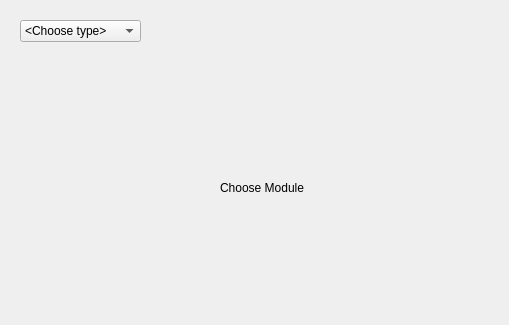
<?xml version="1.0" encoding="UTF-8"?>
<ui version="4.0">
 <class>cpdlcrequests</class>
 <widget class="QDialog" name="cpdlcrequests">
  <property name="geometry">
   <rect>
    <x>0</x>
    <y>0</y>
    <width>509</width>
    <height>325</height>
   </rect>
  </property>
  <property name="windowTitle">
   <string>Dialog</string>
  </property>
  <widget class="QComboBox" name="comboBox">
   <property name="geometry">
    <rect>
     <x>20</x>
     <y>20</y>
     <width>121</width>
     <height>22</height>
    </rect>
   </property>
   <item>
    <property name="text">
     <string>&lt;Choose type&gt;</string>
    </property>
   </item>
   <item>
    <property name="text">
     <string>Climb</string>
    </property>
   </item>
   <item>
    <property name="text">
     <string>Free</string>
    </property>
   </item>
   <item>
    <property name="text">
     <string>Offset</string>
    </property>
   </item>
   <item>
    <property name="text">
     <string>Speed</string>
    </property>
   </item>
   <item>
    <property name="text">
     <string>Voice contact</string>
    </property>
   </item>
   <item>
    <property name="text">
     <string>Route modification</string>
    </property>
   </item>
   <item>
    <property name="text">
     <string>Negotiation</string>
    </property>
   </item>
   <item>
    <property name="text">
     <string>Aditional Messages</string>
    </property>
   </item>
   <item>
    <property name="text">
     <string>Descent</string>
    </property>
   </item>
  </widget>
  <widget class="QStackedWidget" name="stackedWidget">
   <property name="geometry">
    <rect>
     <x>0</x>
     <y>50</y>
     <width>511</width>
     <height>281</height>
    </rect>
   </property>
   <property name="currentIndex">
    <number>0</number>
   </property>
   <widget class="QWidget" name="blank">
    <widget class="QLabel" name="label_23">
     <property name="geometry">
      <rect>
       <x>220</x>
       <y>130</y>
       <width>101</width>
       <height>16</height>
      </rect>
     </property>
     <property name="text">
      <string>Choose Module</string>
     </property>
    </widget>
   </widget>
   <widget class="QWidget" name="Climb">
    <widget class="QLabel" name="label">
     <property name="geometry">
      <rect>
       <x>20</x>
       <y>20</y>
       <width>131</width>
       <height>16</height>
      </rect>
     </property>
     <property name="text">
      <string>REQUEST CLIMB TO</string>
     </property>
    </widget>
    <widget class="QLineEdit" name="climbToLine">
     <property name="geometry">
      <rect>
       <x>140</x>
       <y>20</y>
       <width>41</width>
       <height>20</height>
      </rect>
     </property>
    </widget>
    <widget class="QPushButton" name="climbToSend">
     <property name="geometry">
      <rect>
       <x>210</x>
       <y>17</y>
       <width>41</width>
       <height>31</height>
      </rect>
     </property>
     <property name="text">
      <string>Send</string>
     </property>
    </widget>
    <widget class="QLabel" name="label_2">
     <property name="geometry">
      <rect>
       <x>20</x>
       <y>50</y>
       <width>37</width>
       <height>21</height>
      </rect>
     </property>
     <property name="text">
      <string>AT</string>
     </property>
    </widget>
    <widget class="QLineEdit" name="atClimbWay">
     <property name="geometry">
      <rect>
       <x>50</x>
       <y>50</y>
       <width>61</width>
       <height>20</height>
      </rect>
     </property>
    </widget>
    <widget class="QLabel" name="label_3">
     <property name="geometry">
      <rect>
       <x>130</x>
       <y>50</y>
       <width>111</width>
       <height>21</height>
      </rect>
     </property>
     <property name="text">
      <string>REQUEST CLIMB TO</string>
     </property>
    </widget>
    <widget class="QLineEdit" name="atClimbAlt">
     <property name="geometry">
      <rect>
       <x>250</x>
       <y>50</y>
       <width>31</width>
       <height>20</height>
      </rect>
     </property>
    </widget>
    <widget class="QPushButton" name="atClimbPB">
     <property name="geometry">
      <rect>
       <x>310</x>
       <y>47</y>
       <width>41</width>
       <height>31</height>
      </rect>
     </property>
     <property name="text">
      <string>Send</string>
     </property>
    </widget>
   </widget>
   <widget class="QWidget" name="Free">
    <widget class="QTextEdit" name="freeTextEdit">
     <property name="geometry">
      <rect>
       <x>30</x>
       <y>60</y>
       <width>471</width>
       <height>81</height>
      </rect>
     </property>
    </widget>
    <widget class="QLabel" name="label_7">
     <property name="geometry">
      <rect>
       <x>240</x>
       <y>40</y>
       <width>61</width>
       <height>16</height>
      </rect>
     </property>
     <property name="text">
      <string>Free Text</string>
     </property>
    </widget>
    <widget class="QPushButton" name="freePB">
     <property name="geometry">
      <rect>
       <x>240</x>
       <y>150</y>
       <width>41</width>
       <height>31</height>
      </rect>
     </property>
     <property name="text">
      <string>Send</string>
     </property>
    </widget>
   </widget>
   <widget class="QWidget" name="Offset">
    <widget class="QLabel" name="label_8">
     <property name="geometry">
      <rect>
       <x>20</x>
       <y>20</y>
       <width>111</width>
       <height>16</height>
      </rect>
     </property>
     <property name="text">
      <string>REQUEST OFFSET</string>
     </property>
    </widget>
    <widget class="QLineEdit" name="off1line1">
     <property name="geometry">
      <rect>
       <x>120</x>
       <y>20</y>
       <width>71</width>
       <height>16</height>
      </rect>
     </property>
     <property name="text">
      <string>[direction]</string>
     </property>
    </widget>
    <widget class="QLineEdit" name="off1line2">
     <property name="geometry">
      <rect>
       <x>190</x>
       <y>20</y>
       <width>71</width>
       <height>16</height>
      </rect>
     </property>
     <property name="text">
      <string>[distance]</string>
     </property>
    </widget>
    <widget class="QLabel" name="label_9">
     <property name="geometry">
      <rect>
       <x>280</x>
       <y>20</y>
       <width>81</width>
       <height>16</height>
      </rect>
     </property>
     <property name="text">
      <string>OF ROUTE</string>
     </property>
    </widget>
    <widget class="QLabel" name="label_10">
     <property name="geometry">
      <rect>
       <x>20</x>
       <y>50</y>
       <width>81</width>
       <height>16</height>
      </rect>
     </property>
     <property name="text">
      <string>AT</string>
     </property>
    </widget>
    <widget class="QLineEdit" name="off2line1">
     <property name="geometry">
      <rect>
       <x>40</x>
       <y>50</y>
       <width>41</width>
       <height>16</height>
      </rect>
     </property>
    </widget>
    <widget class="QLabel" name="label_11">
     <property name="geometry">
      <rect>
       <x>100</x>
       <y>50</y>
       <width>101</width>
       <height>16</height>
      </rect>
     </property>
     <property name="text">
      <string>REQUEST OFFSET</string>
     </property>
    </widget>
    <widget class="QLineEdit" name="off2Line2">
     <property name="geometry">
      <rect>
       <x>200</x>
       <y>50</y>
       <width>71</width>
       <height>16</height>
      </rect>
     </property>
     <property name="text">
      <string>[direction]</string>
     </property>
    </widget>
    <widget class="QLineEdit" name="off2line3">
     <property name="geometry">
      <rect>
       <x>270</x>
       <y>50</y>
       <width>71</width>
       <height>16</height>
      </rect>
     </property>
     <property name="text">
      <string>[distance]</string>
     </property>
    </widget>
    <widget class="QLabel" name="label_12">
     <property name="geometry">
      <rect>
       <x>350</x>
       <y>50</y>
       <width>81</width>
       <height>16</height>
      </rect>
     </property>
     <property name="text">
      <string>OF ROUTE</string>
     </property>
    </widget>
    <widget class="QPushButton" name="off1PB">
     <property name="geometry">
      <rect>
       <x>340</x>
       <y>20</y>
       <width>31</width>
       <height>18</height>
      </rect>
     </property>
     <property name="text">
      <string>Send</string>
     </property>
    </widget>
    <widget class="QPushButton" name="off2PB">
     <property name="geometry">
      <rect>
       <x>420</x>
       <y>50</y>
       <width>31</width>
       <height>18</height>
      </rect>
     </property>
     <property name="text">
      <string>Send</string>
     </property>
    </widget>
   </widget>
   <widget class="QWidget" name="Speed">
    <widget class="QLabel" name="label_14">
     <property name="geometry">
      <rect>
       <x>30</x>
       <y>30</y>
       <width>81</width>
       <height>16</height>
      </rect>
     </property>
     <property name="text">
      <string>REQUEST</string>
     </property>
    </widget>
    <widget class="QLineEdit" name="speedLine">
     <property name="geometry">
      <rect>
       <x>110</x>
       <y>30</y>
       <width>113</width>
       <height>20</height>
      </rect>
     </property>
     <property name="text">
      <string>[speed]</string>
     </property>
    </widget>
    <widget class="QPushButton" name="speedPB">
     <property name="geometry">
      <rect>
       <x>230</x>
       <y>30</y>
       <width>51</width>
       <height>18</height>
      </rect>
     </property>
     <property name="text">
      <string>Send</string>
     </property>
    </widget>
   </widget>
   <widget class="QWidget" name="Voice">
    <widget class="QPushButton" name="voicePB">
     <property name="geometry">
      <rect>
       <x>190</x>
       <y>20</y>
       <width>51</width>
       <height>18</height>
      </rect>
     </property>
     <property name="text">
      <string>Send</string>
     </property>
    </widget>
    <widget class="QLabel" name="label_13">
     <property name="geometry">
      <rect>
       <x>50</x>
       <y>20</y>
       <width>141</width>
       <height>16</height>
      </rect>
     </property>
     <property name="text">
      <string>REQUEST VOICE CONTACT</string>
     </property>
    </widget>
   </widget>
   <widget class="QWidget" name="Route">
    <widget class="QLabel" name="label_15">
     <property name="geometry">
      <rect>
       <x>30</x>
       <y>30</y>
       <width>141</width>
       <height>16</height>
      </rect>
     </property>
     <property name="text">
      <string>REQUEST DIRECT TO</string>
     </property>
    </widget>
    <widget class="QLineEdit" name="route1line">
     <property name="geometry">
      <rect>
       <x>170</x>
       <y>30</y>
       <width>81</width>
       <height>20</height>
      </rect>
     </property>
    </widget>
    <widget class="QPushButton" name="route1PB">
     <property name="geometry">
      <rect>
       <x>260</x>
       <y>30</y>
       <width>51</width>
       <height>18</height>
      </rect>
     </property>
     <property name="text">
      <string>Send</string>
     </property>
    </widget>
    <widget class="QLabel" name="label_16">
     <property name="geometry">
      <rect>
       <x>30</x>
       <y>60</y>
       <width>51</width>
       <height>16</height>
      </rect>
     </property>
     <property name="text">
      <string>REQUEST</string>
     </property>
    </widget>
    <widget class="QLineEdit" name="route2line">
     <property name="geometry">
      <rect>
       <x>90</x>
       <y>60</y>
       <width>81</width>
       <height>20</height>
      </rect>
     </property>
     <property name="text">
      <string>[procedure name]</string>
     </property>
    </widget>
    <widget class="QPushButton" name="route2PB">
     <property name="geometry">
      <rect>
       <x>190</x>
       <y>60</y>
       <width>51</width>
       <height>18</height>
      </rect>
     </property>
     <property name="text">
      <string>Send</string>
     </property>
    </widget>
    <widget class="QLabel" name="label_17">
     <property name="geometry">
      <rect>
       <x>30</x>
       <y>90</y>
       <width>201</width>
       <height>21</height>
      </rect>
     </property>
     <property name="text">
      <string>REQUEST WEATHER DEVIATION TO</string>
     </property>
    </widget>
    <widget class="QLabel" name="label_18">
     <property name="geometry">
      <rect>
       <x>310</x>
       <y>90</y>
       <width>37</width>
       <height>16</height>
      </rect>
     </property>
     <property name="text">
      <string>VIA</string>
     </property>
    </widget>
    <widget class="QLineEdit" name="route3line1">
     <property name="geometry">
      <rect>
       <x>230</x>
       <y>90</y>
       <width>71</width>
       <height>20</height>
      </rect>
     </property>
    </widget>
    <widget class="QLineEdit" name="route3line2">
     <property name="geometry">
      <rect>
       <x>340</x>
       <y>90</y>
       <width>101</width>
       <height>20</height>
      </rect>
     </property>
    </widget>
    <widget class="QPushButton" name="route3PB">
     <property name="geometry">
      <rect>
       <x>450</x>
       <y>90</y>
       <width>51</width>
       <height>18</height>
      </rect>
     </property>
     <property name="text">
      <string>Send</string>
     </property>
    </widget>
    <widget class="QLabel" name="label_19">
     <property name="geometry">
      <rect>
       <x>30</x>
       <y>130</y>
       <width>211</width>
       <height>16</height>
      </rect>
     </property>
     <property name="text">
      <string>REQUEST WEATHER DEVIATION UP TO</string>
     </property>
    </widget>
    <widget class="QLineEdit" name="route4line1">
     <property name="geometry">
      <rect>
       <x>240</x>
       <y>130</y>
       <width>71</width>
       <height>20</height>
      </rect>
     </property>
     <property name="text">
      <string>[direction]</string>
     </property>
    </widget>
    <widget class="QLineEdit" name="reoute4line2">
     <property name="geometry">
      <rect>
       <x>310</x>
       <y>130</y>
       <width>71</width>
       <height>20</height>
      </rect>
     </property>
     <property name="text">
      <string>[distance offset]</string>
     </property>
    </widget>
    <widget class="QLabel" name="label_20">
     <property name="geometry">
      <rect>
       <x>390</x>
       <y>130</y>
       <width>71</width>
       <height>16</height>
      </rect>
     </property>
     <property name="text">
      <string>OF ROUTE</string>
     </property>
    </widget>
    <widget class="QPushButton" name="route4PB">
     <property name="geometry">
      <rect>
       <x>450</x>
       <y>130</y>
       <width>51</width>
       <height>20</height>
      </rect>
     </property>
     <property name="text">
      <string>Send</string>
     </property>
    </widget>
    <widget class="QLabel" name="label_21">
     <property name="geometry">
      <rect>
       <x>30</x>
       <y>170</y>
       <width>131</width>
       <height>16</height>
      </rect>
     </property>
     <property name="text">
      <string>REQUEST HEADING</string>
     </property>
    </widget>
    <widget class="QLineEdit" name="route5line">
     <property name="geometry">
      <rect>
       <x>170</x>
       <y>170</y>
       <width>61</width>
       <height>20</height>
      </rect>
     </property>
    </widget>
    <widget class="QPushButton" name="route5PB">
     <property name="geometry">
      <rect>
       <x>250</x>
       <y>170</y>
       <width>61</width>
       <height>20</height>
      </rect>
     </property>
     <property name="text">
      <string>Send</string>
     </property>
    </widget>
    <widget class="QLabel" name="label_22">
     <property name="geometry">
      <rect>
       <x>30</x>
       <y>200</y>
       <width>141</width>
       <height>16</height>
      </rect>
     </property>
     <property name="text">
      <string>REQUEST GROUND TRACK</string>
     </property>
    </widget>
    <widget class="QLineEdit" name="route6line">
     <property name="geometry">
      <rect>
       <x>180</x>
       <y>200</y>
       <width>61</width>
       <height>20</height>
      </rect>
     </property>
    </widget>
    <widget class="QPushButton" name="route6PB">
     <property name="geometry">
      <rect>
       <x>260</x>
       <y>200</y>
       <width>61</width>
       <height>20</height>
      </rect>
     </property>
     <property name="text">
      <string>Send</string>
     </property>
    </widget>
   </widget>
   <widget class="QWidget" name="Negotiation">
    <widget class="QLabel" name="label_24">
     <property name="geometry">
      <rect>
       <x>40</x>
       <y>30</y>
       <width>131</width>
       <height>16</height>
      </rect>
     </property>
     <property name="text">
      <string>WHEN CAN WE EXPECT</string>
     </property>
    </widget>
    <widget class="QLabel" name="label_25">
     <property name="geometry">
      <rect>
       <x>40</x>
       <y>70</y>
       <width>221</width>
       <height>16</height>
      </rect>
     </property>
     <property name="text">
      <string>WHEN CAN WE EXPECT BACK ON ROUTE</string>
     </property>
    </widget>
    <widget class="QLabel" name="label_26">
     <property name="geometry">
      <rect>
       <x>40</x>
       <y>110</y>
       <width>221</width>
       <height>16</height>
      </rect>
     </property>
     <property name="text">
      <string>WHEN CAN WE EXPECT LOWER ALTITUDE</string>
     </property>
    </widget>
    <widget class="QLabel" name="label_27">
     <property name="geometry">
      <rect>
       <x>40</x>
       <y>150</y>
       <width>251</width>
       <height>16</height>
      </rect>
     </property>
     <property name="text">
      <string>WHEN CAN WE EXPECT HIGHER ALTITUDE</string>
     </property>
    </widget>
    <widget class="QLabel" name="label_28">
     <property name="geometry">
      <rect>
       <x>40</x>
       <y>190</y>
       <width>241</width>
       <height>16</height>
      </rect>
     </property>
     <property name="text">
      <string>WHEN CAN WE EXPECT CRUISE CLIMB TO </string>
     </property>
    </widget>
    <widget class="QLineEdit" name="nego1line">
     <property name="geometry">
      <rect>
       <x>180</x>
       <y>30</y>
       <width>151</width>
       <height>20</height>
      </rect>
     </property>
    </widget>
    <widget class="QLineEdit" name="nego5line">
     <property name="geometry">
      <rect>
       <x>280</x>
       <y>190</y>
       <width>51</width>
       <height>20</height>
      </rect>
     </property>
    </widget>
    <widget class="QPushButton" name="nego1PB">
     <property name="geometry">
      <rect>
       <x>340</x>
       <y>30</y>
       <width>51</width>
       <height>18</height>
      </rect>
     </property>
     <property name="text">
      <string>Send</string>
     </property>
    </widget>
    <widget class="QPushButton" name="nego2PB">
     <property name="geometry">
      <rect>
       <x>310</x>
       <y>70</y>
       <width>51</width>
       <height>18</height>
      </rect>
     </property>
     <property name="text">
      <string>Send</string>
     </property>
    </widget>
    <widget class="QPushButton" name="nego3PB">
     <property name="geometry">
      <rect>
       <x>310</x>
       <y>110</y>
       <width>51</width>
       <height>18</height>
      </rect>
     </property>
     <property name="text">
      <string>Send</string>
     </property>
    </widget>
    <widget class="QPushButton" name="nego4PB">
     <property name="geometry">
      <rect>
       <x>310</x>
       <y>150</y>
       <width>51</width>
       <height>18</height>
      </rect>
     </property>
     <property name="text">
      <string>Send</string>
     </property>
    </widget>
    <widget class="QPushButton" name="nego5PB">
     <property name="geometry">
      <rect>
       <x>360</x>
       <y>190</y>
       <width>51</width>
       <height>18</height>
      </rect>
     </property>
     <property name="text">
      <string>Send</string>
     </property>
    </widget>
   </widget>
   <widget class="QWidget" name="Extra">
    <widget class="QLabel" name="label_29">
     <property name="geometry">
      <rect>
       <x>30</x>
       <y>12</y>
       <width>151</width>
       <height>20</height>
      </rect>
     </property>
     <property name="text">
      <string>WE CAN ACCEPT </string>
     </property>
    </widget>
    <widget class="QLineEdit" name="extra1line1">
     <property name="geometry">
      <rect>
       <x>180</x>
       <y>10</y>
       <width>113</width>
       <height>20</height>
      </rect>
     </property>
    </widget>
    <widget class="QLineEdit" name="extra1line2">
     <property name="geometry">
      <rect>
       <x>360</x>
       <y>10</y>
       <width>71</width>
       <height>20</height>
      </rect>
     </property>
    </widget>
    <widget class="QLabel" name="label_30">
     <property name="geometry">
      <rect>
       <x>320</x>
       <y>10</y>
       <width>37</width>
       <height>21</height>
      </rect>
     </property>
     <property name="text">
      <string>AT</string>
     </property>
    </widget>
    <widget class="QPushButton" name="extra1PB">
     <property name="geometry">
      <rect>
       <x>440</x>
       <y>10</y>
       <width>51</width>
       <height>18</height>
      </rect>
     </property>
     <property name="text">
      <string>Send</string>
     </property>
    </widget>
    <widget class="QLabel" name="label_31">
     <property name="geometry">
      <rect>
       <x>30</x>
       <y>40</y>
       <width>151</width>
       <height>20</height>
      </rect>
     </property>
     <property name="text">
      <string>WE CANNOT ACCEPT </string>
     </property>
    </widget>
    <widget class="QLineEdit" name="extra2line">
     <property name="geometry">
      <rect>
       <x>190</x>
       <y>40</y>
       <width>113</width>
       <height>20</height>
      </rect>
     </property>
    </widget>
    <widget class="QPushButton" name="extra2PB">
     <property name="geometry">
      <rect>
       <x>310</x>
       <y>40</y>
       <width>51</width>
       <height>18</height>
      </rect>
     </property>
     <property name="text">
      <string>Send</string>
     </property>
    </widget>
    <widget class="QLabel" name="label_32">
     <property name="geometry">
      <rect>
       <x>30</x>
       <y>70</y>
       <width>201</width>
       <height>20</height>
      </rect>
     </property>
     <property name="text">
      <string>WHEN CAN WE EXPECT CLIMB TO</string>
     </property>
    </widget>
    <widget class="QLabel" name="label_33">
     <property name="geometry">
      <rect>
       <x>30</x>
       <y>100</y>
       <width>221</width>
       <height>20</height>
      </rect>
     </property>
     <property name="text">
      <string>WHEN CAN WE EXPECT DESCENT TO</string>
     </property>
    </widget>
    <widget class="QLineEdit" name="extra3line">
     <property name="geometry">
      <rect>
       <x>250</x>
       <y>70</y>
       <width>113</width>
       <height>20</height>
      </rect>
     </property>
    </widget>
    <widget class="QLineEdit" name="extra4line">
     <property name="geometry">
      <rect>
       <x>270</x>
       <y>100</y>
       <width>113</width>
       <height>20</height>
      </rect>
     </property>
    </widget>
    <widget class="QPushButton" name="extra3PB">
     <property name="geometry">
      <rect>
       <x>370</x>
       <y>70</y>
       <width>51</width>
       <height>18</height>
      </rect>
     </property>
     <property name="text">
      <string>Send</string>
     </property>
    </widget>
    <widget class="QPushButton" name="extra4PB">
     <property name="geometry">
      <rect>
       <x>400</x>
       <y>100</y>
       <width>41</width>
       <height>18</height>
      </rect>
     </property>
     <property name="text">
      <string>Send</string>
     </property>
    </widget>
   </widget>
   <widget class="QWidget" name="Descent">
    <widget class="QLabel" name="label_4">
     <property name="geometry">
      <rect>
       <x>20</x>
       <y>20</y>
       <width>151</width>
       <height>16</height>
      </rect>
     </property>
     <property name="text">
      <string>REQUEST DESCENT TO</string>
     </property>
    </widget>
    <widget class="QLabel" name="label_5">
     <property name="geometry">
      <rect>
       <x>20</x>
       <y>50</y>
       <width>37</width>
       <height>20</height>
      </rect>
     </property>
     <property name="text">
      <string>AT</string>
     </property>
    </widget>
    <widget class="QLabel" name="label_6">
     <property name="geometry">
      <rect>
       <x>140</x>
       <y>50</y>
       <width>131</width>
       <height>21</height>
      </rect>
     </property>
     <property name="text">
      <string>REQUEST DESCENT TO</string>
     </property>
    </widget>
    <widget class="QLineEdit" name="atDesWp">
     <property name="geometry">
      <rect>
       <x>70</x>
       <y>50</y>
       <width>51</width>
       <height>20</height>
      </rect>
     </property>
    </widget>
    <widget class="QLineEdit" name="atDesAlt">
     <property name="geometry">
      <rect>
       <x>280</x>
       <y>50</y>
       <width>41</width>
       <height>20</height>
      </rect>
     </property>
    </widget>
    <widget class="QLineEdit" name="descentLine">
     <property name="geometry">
      <rect>
       <x>170</x>
       <y>20</y>
       <width>41</width>
       <height>20</height>
      </rect>
     </property>
    </widget>
    <widget class="QPushButton" name="descentPB">
     <property name="geometry">
      <rect>
       <x>230</x>
       <y>20</y>
       <width>51</width>
       <height>18</height>
      </rect>
     </property>
     <property name="text">
      <string>Send</string>
     </property>
    </widget>
    <widget class="QPushButton" name="atDesPB">
     <property name="geometry">
      <rect>
       <x>330</x>
       <y>50</y>
       <width>51</width>
       <height>18</height>
      </rect>
     </property>
     <property name="text">
      <string>Send</string>
     </property>
    </widget>
   </widget>
  </widget>
 </widget>
 <resources/>
 <connections/>
</ui>
